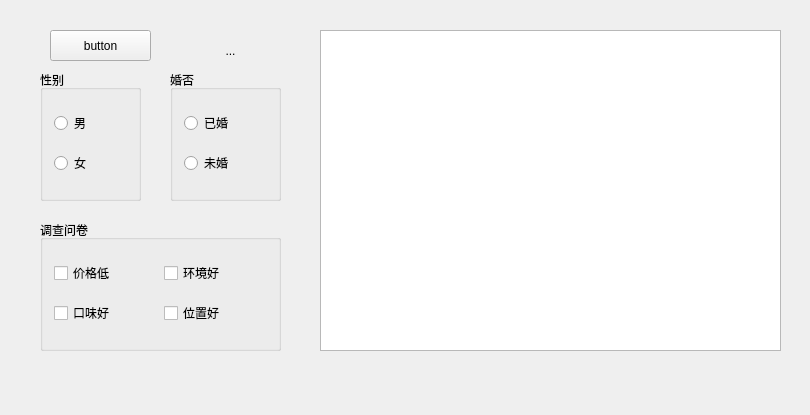
<?xml version="1.0" encoding="UTF-8"?>
<ui version="4.0">
 <class>Widget</class>
 <widget class="QWidget" name="Widget">
  <property name="geometry">
   <rect>
    <x>0</x>
    <y>0</y>
    <width>810</width>
    <height>415</height>
   </rect>
  </property>
  <property name="windowTitle">
   <string>Widget</string>
  </property>
  <widget class="QPushButton" name="pushButton">
   <property name="geometry">
    <rect>
     <x>50</x>
     <y>30</y>
     <width>101</width>
     <height>31</height>
    </rect>
   </property>
   <property name="text">
    <string>button</string>
   </property>
   <property name="icon">
    <iconset resource="rsc.qrc">
     <normaloff>:/moneyIcon.jpeg</normaloff>:/moneyIcon.jpeg</iconset>
   </property>
  </widget>
  <widget class="QToolButton" name="toolButton">
   <property name="geometry">
    <rect>
     <x>180</x>
     <y>30</y>
     <width>101</width>
     <height>41</height>
    </rect>
   </property>
   <property name="text">
    <string>...</string>
   </property>
   <property name="icon">
    <iconset resource="rsc.qrc">
     <normaloff>:/moneyIcon.jpeg</normaloff>:/moneyIcon.jpeg</iconset>
   </property>
   <property name="iconSize">
    <size>
     <width>32</width>
     <height>32</height>
    </size>
   </property>
   <property name="autoRaise">
    <bool>true</bool>
   </property>
  </widget>
  <widget class="QGroupBox" name="groupBox">
   <property name="geometry">
    <rect>
     <x>40</x>
     <y>70</y>
     <width>101</width>
     <height>131</height>
    </rect>
   </property>
   <property name="title">
    <string>性别</string>
   </property>
   <layout class="QVBoxLayout" name="verticalLayout">
    <item>
     <widget class="QRadioButton" name="radioButton">
      <property name="text">
       <string>男</string>
      </property>
     </widget>
    </item>
    <item>
     <widget class="QRadioButton" name="radioButton_2">
      <property name="text">
       <string>女</string>
      </property>
     </widget>
    </item>
   </layout>
  </widget>
  <widget class="QGroupBox" name="groupBox_2">
   <property name="geometry">
    <rect>
     <x>170</x>
     <y>70</y>
     <width>111</width>
     <height>131</height>
    </rect>
   </property>
   <property name="title">
    <string>婚否</string>
   </property>
   <layout class="QVBoxLayout" name="verticalLayout_2">
    <item>
     <widget class="QRadioButton" name="radioButton_3">
      <property name="text">
       <string>已婚</string>
      </property>
     </widget>
    </item>
    <item>
     <widget class="QRadioButton" name="radioButton_4">
      <property name="text">
       <string>未婚</string>
      </property>
     </widget>
    </item>
   </layout>
  </widget>
  <widget class="QGroupBox" name="groupBox_3">
   <property name="geometry">
    <rect>
     <x>40</x>
     <y>220</y>
     <width>241</width>
     <height>131</height>
    </rect>
   </property>
   <property name="title">
    <string>调查问卷</string>
   </property>
   <layout class="QGridLayout" name="gridLayout">
    <item row="0" column="0">
     <widget class="QCheckBox" name="checkBox">
      <property name="text">
       <string>价格低</string>
      </property>
     </widget>
    </item>
    <item row="0" column="1">
     <widget class="QCheckBox" name="checkBox_2">
      <property name="text">
       <string>环境好</string>
      </property>
     </widget>
    </item>
    <item row="1" column="0">
     <widget class="QCheckBox" name="checkBox_3">
      <property name="text">
       <string>口味好</string>
      </property>
     </widget>
    </item>
    <item row="1" column="1">
     <widget class="QCheckBox" name="checkBox_4">
      <property name="text">
       <string>位置好</string>
      </property>
     </widget>
    </item>
   </layout>
  </widget>
  <widget class="QListWidget" name="listWidget">
   <property name="geometry">
    <rect>
     <x>320</x>
     <y>30</y>
     <width>461</width>
     <height>321</height>
    </rect>
   </property>
  </widget>
 </widget>
 <layoutdefault spacing="6" margin="11"/>
 <resources>
  <include location="rsc.qrc"/>
 </resources>
 <connections/>
</ui>
